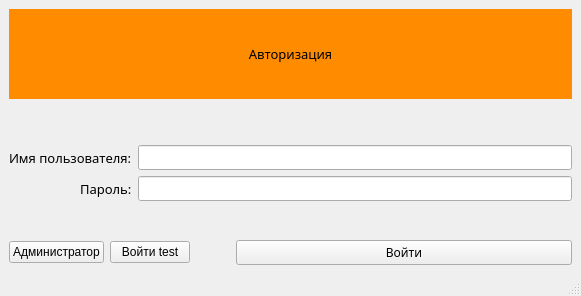
<?xml version="1.0" encoding="UTF-8"?>
<ui version="4.0">
 <class>MainWindow</class>
 <widget class="QMainWindow" name="MainWindow">
  <property name="geometry">
   <rect>
    <x>0</x>
    <y>0</y>
    <width>581</width>
    <height>296</height>
   </rect>
  </property>
  <property name="windowTitle">
   <string>MainWindow</string>
  </property>
  <widget class="QWidget" name="centralwidget">
   <layout class="QVBoxLayout" name="verticalLayout">
    <item>
     <widget class="QLabel" name="label">
      <property name="sizePolicy">
       <sizepolicy hsizetype="Preferred" vsizetype="Minimum">
        <horstretch>0</horstretch>
        <verstretch>0</verstretch>
       </sizepolicy>
      </property>
      <property name="font">
       <font>
        <family>BrokenLed</family>
        <pointsize>10</pointsize>
       </font>
      </property>
      <property name="layoutDirection">
       <enum>Qt::LeftToRight</enum>
      </property>
      <property name="styleSheet">
       <string notr="true">background-color : 	#FF8C00  </string>
      </property>
      <property name="text">
       <string>Авторизация</string>
      </property>
      <property name="alignment">
       <set>Qt::AlignCenter</set>
      </property>
     </widget>
    </item>
    <item>
     <spacer name="verticalSpacer">
      <property name="orientation">
       <enum>Qt::Vertical</enum>
      </property>
      <property name="sizeType">
       <enum>QSizePolicy::Fixed</enum>
      </property>
      <property name="sizeHint" stdset="0">
       <size>
        <width>20</width>
        <height>40</height>
       </size>
      </property>
     </spacer>
    </item>
    <item>
     <layout class="QFormLayout" name="formLayout">
      <property name="labelAlignment">
       <set>Qt::AlignRight|Qt::AlignTrailing|Qt::AlignVCenter</set>
      </property>
      <item row="0" column="0">
       <widget class="QLabel" name="label_2">
        <property name="font">
         <font>
          <family>BrokenLed</family>
          <pointsize>10</pointsize>
         </font>
        </property>
        <property name="text">
         <string>Имя пользователя:</string>
        </property>
       </widget>
      </item>
      <item row="0" column="1">
       <widget class="QLineEdit" name="lineEdit">
        <property name="font">
         <font>
          <family>BrokenLed</family>
         </font>
        </property>
       </widget>
      </item>
      <item row="1" column="0">
       <widget class="QLabel" name="label_3">
        <property name="font">
         <font>
          <family>BrokenLed</family>
          <pointsize>10</pointsize>
          <weight>50</weight>
          <italic>false</italic>
          <bold>false</bold>
         </font>
        </property>
        <property name="text">
         <string>Пароль:</string>
        </property>
       </widget>
      </item>
      <item row="1" column="1">
       <widget class="QLineEdit" name="lineEdit_2">
        <property name="font">
         <font>
          <family>BrokenLed</family>
         </font>
        </property>
       </widget>
      </item>
     </layout>
    </item>
    <item>
     <layout class="QGridLayout" name="gridLayout">
      <item row="0" column="0">
       <widget class="QPushButton" name="pushButton_2">
        <property name="text">
         <string>Администратор</string>
        </property>
       </widget>
      </item>
      <item row="0" column="1">
       <widget class="QPushButton" name="pushButton">
        <property name="text">
         <string>Войти test</string>
        </property>
       </widget>
      </item>
      <item row="0" column="3">
       <widget class="QPushButton" name="pushButton_3">
        <property name="sizePolicy">
         <sizepolicy hsizetype="MinimumExpanding" vsizetype="Fixed">
          <horstretch>0</horstretch>
          <verstretch>0</verstretch>
         </sizepolicy>
        </property>
        <property name="font">
         <font>
          <family>BrokenLed</family>
          <weight>50</weight>
          <italic>false</italic>
          <bold>false</bold>
          <underline>false</underline>
          <strikeout>false</strikeout>
         </font>
        </property>
        <property name="styleSheet">
         <string notr="true">color rgb(255, 85, 0)</string>
        </property>
        <property name="text">
         <string>Войти</string>
        </property>
       </widget>
      </item>
      <item row="0" column="2">
       <spacer name="horizontalSpacer">
        <property name="orientation">
         <enum>Qt::Horizontal</enum>
        </property>
        <property name="sizeType">
         <enum>QSizePolicy::Minimum</enum>
        </property>
        <property name="sizeHint" stdset="0">
         <size>
          <width>40</width>
          <height>20</height>
         </size>
        </property>
       </spacer>
      </item>
     </layout>
    </item>
   </layout>
  </widget>
  <widget class="QMenuBar" name="menubar">
   <property name="geometry">
    <rect>
     <x>0</x>
     <y>0</y>
     <width>581</width>
     <height>26</height>
    </rect>
   </property>
  </widget>
  <widget class="QStatusBar" name="statusbar"/>
 </widget>
 <resources/>
 <connections/>
</ui>
